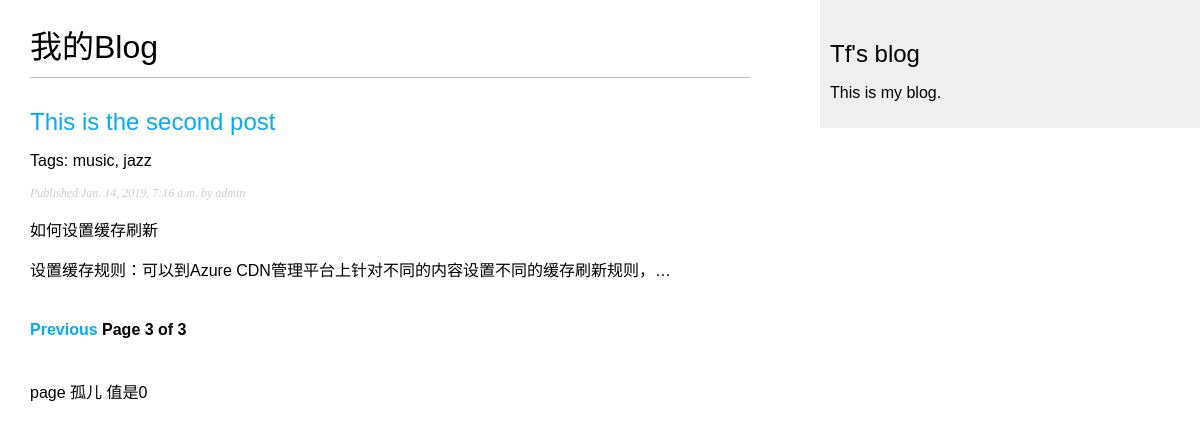
Page /blog/?page=3 on the committed database.
### blog/models.py (models this page shows, shortened)
class Post(models.Model):
    tags = TaggableManager()
    objects = models.Manager()
    published = PublishedManager()
    STATUS_CHOICES = (
        ('draft', 'Draft'),
        ('published', 'Published'),
    )
    title = models.CharField(max_length=250)
    slug = models.SlugField(max_length=250,
                            unique_for_date='publish')
    author = models.ForeignKey(User,
                               on_delete=models.CASCADE,
                               related_name="blog_posts")
    body = models.TextField()
    publish = models.DateTimeField(default=timezone.now)
    created = models.DateTimeField(auto_now_add=True)
    updated = models.DateTimeField(auto_now=True)
    status = models.CharField(max_length=10,
                              choices=STATUS_CHOICES,
                              default='draft')
    class Meta:
        ordering = ('-publish',)
    def get_absolute_url(self):
        return reverse('blog:post_detail',
                       args=[
                           self.publish.year,
                           self.publish.month,
                           self.publish.day,
                           self.slug
                       ])

### blog/views.py (the view)
# urls.py: path('', views.PostListView.as_view(), name='post_list'),
class PostListView(ListView):
    queryset = Post.published.all()
    context_object_name = 'posts'
    paginate_by = 3
    template_name = 'blog/post/list.html'

### blog/templates/blog/post/list.html (shortened to what this page needs)
{% extends "blog/base.html" %}
{% block content %}
    <h1>我的Blog</h1>
    {% for post in posts %}
        <h2>
            <a href="{{ post.get_absolute_url }}">
                {{ post.title }}
            </a>
        </h2>
        <p class="tags">Tags: {{ post.tags.all|join:", " }}</p>
        <p class="date">
            Published {{ post.publish }} by {{ post.author }}
        </p>
        {{ post.body|truncatechars:60|linebreaks }}
    {% endfor %}
    {% include "pagination.html" with page=page_obj%}
    <span>
        <p>
            page 孤儿 值是{{ paginator.orphans }}
        </p>
    </span>
{% endblock %}

### blog/static/css/blog.css (style rules this page uses)
body { margin:0; padding:0; font-family:helvetica, sans-serif; }
a { color:#00abff; text-decoration:none; }
h1 { font-weight:normal; border-bottom:1px solid #bbb; padding:0 0 10px 0; }
h2 { font-weight:normal; margin:30px 0 0; }
p.date { color:#ccc; font-family: georgia, serif; font-size: 12px; font-style: italic; }

### rows in the picture
Post: title "This is the second post", tags.all "music, jazz", publish "Jan. 14, 2019, 7:16 a.m.", author "admin", body "如何设置缓存刷新 设置缓存规则：可以到Azure CDN管理平台上针对不同的内容设置不同的缓存刷新规则，…"

### other values in the picture
{{ page.number }} "3"
{{ page.paginator.num_pages }} "3"
{{ paginator.orphans }} "0"
